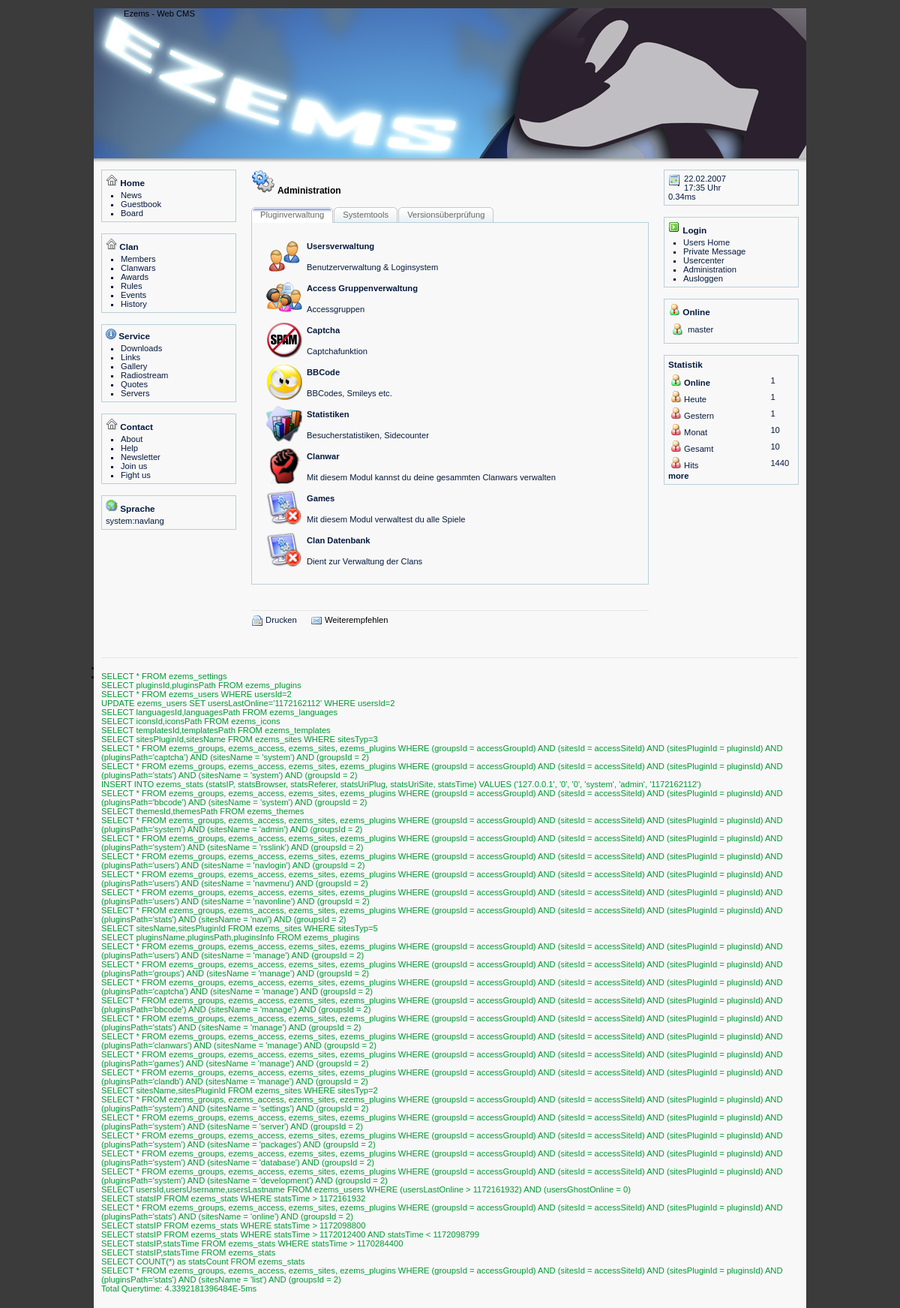
The page / (signed in) on the database its author committed.
### tables this page shows
CREATE TABLE ezems_plugins (
    pluginsId int(7) NOT NULL auto_increment,
    pluginsPath varchar(20) NOT NULL,
    pluginsName varchar(50) NOT NULL,
    pluginsAutor varchar(80) NOT NULL,
    pluginsWWW varchar(80) NOT NULL,
    pluginsInfo text NOT NULL,
    pluginsTime int(11) DEFAULT '0' NOT NULL,
    pluginsInstall longtext NOT NULL,
    pluginsReqPlugins varchar(255) NOT NULL,
    pluginsReqTables varchar(255) NOT NULL,
  PRIMARY KEY (pluginsId)
);

CREATE TABLE ezems_users (
    usersId int(7) NOT NULL auto_increment,
    usersUsername varchar(80),
    usersPassword varchar(80),
    usersThemeId int(7),
    usersTemplateId int(7),
    usersIconId int(7),
    usersLanguageId int(7),
    usersGroupId int(7),
    usersLastOnline int(11),
    usersGhostOnline int(1),
    usersFirstname varchar(80),
    usersLastname varchar(80),
    usersEmail varchar(80),
    usersTime int(11),
  PRIMARY KEY (usersId)
);

### system/subs/templates.php (called while the page is built, shortened)
<?php
 $ecFile = 'system/subs/templates.php';
$ecTemplatesData = dbSelect('templatesId,templatesPath',1,'templates');
while($templates = mysql_fetch_object($ecTemplatesData))
{
	$ecLocal['templatesList'][$templates->templatesId] = $templates->templatesPath;
}
$ecLocal['template'] = $ecLocal['templatesList'][$ecUser['templateId']];
function ecTemplate($plugin, $site, $part = 'default', $language = 0)
{
	global $ecSettings, $ecFile, $ecLocal, $ecUser;
	$language = empty($language) ? $site : $language;
	$ecLang = ecGetLang($plugin, $language);
	$templatePath = 'templates/' . $ecLocal['template'] . '/' . $plugin . '/' . $site . '.html';
	if (file_exists($templatePath))
	{
		$template = implode('',file($templatePath));
		$template = str_replace('{ecTableWidth}', $ecLocal['tableWidth'], $template);
		if ($part != 'default')
		{
			preg_match_all ("/\<\!\+" . $part . "\>(.*?)\<\!\-" . $part . "/Sis", $template , $tmpPart);
			if (isset($tmpPart[1][0]))
			{
				$template = $tmpPart[1][0];
			}
			else
			{
				$template = '';
				ecError($ecFile, 'Templateerror: Part "'.$part.'" not found');
			}
		}
		else
		{
			$template = preg_replace("/\{\!(.*?)\}/is", '', $template);
		}
		preg_match_all ("={(.)(.*?)}=si", $template , $tmpVars);
		$count = count($tmpVars[0]);
		$i = 0;
		while(!empty($count))
		{
			if ($tmpVars[1][$i] == '?')
			{
				if (isset($ecLang[$tmpVars[2][$i]]))
				{
					$template = str_replace($tmpVars[0][$i], $ecLang[$tmpVars[2][$i]], $template);
				}
				else
				{
					$template = str_replace($tmpVars[0][$i], 'not defined!', $template);
					ecError($ecFile,'Languagevar '.$tmpVars[0][$i].' isn`t defined');
				}
			}
			elseif ($tmpVars[1][$i] == '$')
			{
				if (isset($GLOBALS[$tmpVars[2][$i]]))
				{
					$template = str_replace($tmpVars[0][$i], $GLOBALS[$tmpVars[2][$i]], $template);
				}
				else
				{
					$template = str_replace($tmpVars[0][$i], '', $template);
				}
			}
			$i++;
			$count--;
		}
		preg_match_all ("={icon:(.*?)}=si", $template , $tmpVarsIcons);
		$count = count($tmpVarsIcons[0]);
		$i = 0;
		while(!empty($count))
		{
			$iconsdata = preg_split('=:=si',$tmpVarsIcons[1][$i]);
			if (file_exists('icons/'.$ecLocal['icons'].'/'.$iconsdata[0]))
			{
				$icon = 'icons/'.$ecLocal['icons'].'/'.$iconsdata[0].'/'.$iconsdata[1].'.png';
				$icon = file_exists($icon) ? $icon : 'icons/'.$ecLocal['icons'].'/'.$iconsdata[0].'/default.png';
			}
			else
			{
				$icon = '';
				$message = 'Iconfolder not found: icons/'.$ecLocal['icons'].'/'.$iconsdata[0].'/';
				ecError($ecFile,$message);
			}
			$template = str_replace($tmpVarsIcons[0][$i], $icon, $template);
			$i++;
			$count--;
		}
		return $template;
	}
	else
	{
		$templatePath = 'templates/' . $ecLocal['template'] . '/' . $plugin . '/' . $site;
		$message = 'Template (' . $templatePath . '.html) nicht vorhanden';
		$message2 = 'Template (' . $site . '.html) nicht vorhanden';
		ecError($ecFile,$message);
		return $message2;
	}
}
?>

### system/subs/errorhandler.php (called while the page is built, shortened)
<?php
$ecLocal['errors'] = array();
?>

### config.php (called while the page is built, shortened)
<?php
	$ecLocal['errorLog'] = 0;
	$ecLocal['cryptKey'] = 'sEcu21re';
?>

### system/subs/languages.php (called while the page is built, shortened)
<?php
$ecLanguagesData = dbSelect('languagesId,languagesPath',1,'languages');
while($languages = mysql_fetch_object($ecLanguagesData))
{
	$ecLocal['languagesList'][$languages->languagesId] = $languages->languagesPath;
}
$ecLocal['language'] = $ecLocal['languagesList'][$ecUser['languageId']];
include('languages/'.$ecLocal['language'].'/global.php');
?>

### languages/german_de/global.php (called while the page is built, shortened)
<?php
$ecGobalLang['sunday'] = 'Sonntag';
$ecGobalLang['monday'] = 'Montag';
$ecGobalLang['tuesday'] = 'Dienstag';
$ecGobalLang['wednesday'] = 'Mittwoch';
$ecGobalLang['thursday'] = 'Donnerstag';
$ecGobalLang['friday'] = 'Freitag';
$ecGobalLang['saturday'] = 'Samstag';
$ecGobalLang['january'] = 'Januar';
$ecGobalLang['february'] = 'Februar';
$ecGobalLang['march'] = 'März';
$ecGobalLang['april'] = 'April';
$ecGobalLang['may'] = 'Mai';
$ecGobalLang['june'] = 'Juni';
$ecGobalLang['juli'] = 'Juli';
$ecGobalLang['august'] = 'August';
$ecGobalLang['september'] = 'September';
$ecGobalLang['october'] = 'Oktober';
$ecGobalLang['november'] = 'November';
$ecGobalLang['december'] = 'Dezember';
$ecGobalLang['charset']  = 'ISO-8859-15';
$ecGobalLang['datetyp']  = 'd.m.Y';
$ecGobalLang['timetyp']  = 'H:i';
$ecGobalLang['the'] = 'der';
$ecGobalLang['th'] = '.';
$ecGobalLang['oclock'] = 'Uhr';
$ecGobalLang['first'] = 'erste';
$ecGobalLang['back'] = 'vorherige';
$ecGobalLang['last'] = 'letzte';
$ecGobalLang['next'] = 'nächste';
$ecGobalLang['orderby'] = 'Geordnet nach';
$ecGobalLang['descending'] = 'Absteigend';
$ecGobalLang['ascending'] = 'Aufsteigend';
$ecGobalLang['referer1']	= 'Automatische Weiterleitung in';
$ecGobalLang['referer2']	= 'Sekunden <br /> Direkt:';
$ecGobalLang['next']		= 'weiter';
$ecGobalLang['test4']		= 'Test4';
?>

### system/subs/date.php (called while the page is built, shortened)
<?php
function ecDate($date, $typ = 1)
{
	global $tmpMonths, $tmpDays, $ecGobalLang, $ecLocal;
	if ($typ == 1)
	{
		$back = date($ecGobalLang['timetyp'], $date);
		$back .= ' ';
		$back .= $ecGobalLang['oclock'];
		return $back;
	}
	elseif ($typ == 2)
	{
		return date($ecGobalLang['datetyp'], $date);
	}
}
$ecLocal['date'] = ecDate($ecLocal['timestamp'], 2);
$ecLocal['time'] = ecDate($ecLocal['timestamp'], 1);
?>

### system/subs/icons.php (called while the page is built, shortened)
<?php
$ecIconsData = dbSelect('iconsId,iconsPath',1,'icons');
while($icons = mysql_fetch_object($ecIconsData))
{
	$ecLocal['iconsList'][$icons->iconsId] = $icons->iconsPath;
}
?>

### system/subs/tools.php (called while the page is built, shortened)
<?php
function ecCreateHtmlComment($comment)
{
	$html = '<!-- ';
	$html .= $comment;
	$html .= ' -->';
	return $html;
}
?>

### plugins/system/admin.php (the view, shortened to what this page needs)
<?php
echo ecTemplate('system', 'admin', 'siteHead');
echo ecTemplate('system', 'admin', 'pluginsHead');
$ecPluginsData = dbSelect('pluginsName,pluginsPath,pluginsInfo',1,'plugins');
while($plugins = mysql_fetch_object($ecPluginsData))
{
	if (file_exists('plugins/'.$plugins->pluginsPath.'/manage.php') && ecGetAccessLevel($plugins->pluginsPath, 'manage'))
	{
		echo ecTemplate('system', 'admin', 'pluginsData');
	}
}
echo ecTemplate('system', 'admin', 'pluginsFoot');
echo ecTemplate('system', 'admin', 'versionCheck');
?>

### plugins/users/navmenu.php (shortened to what this page needs)
<?php
echo ecTemplate('users', 'navmenu', 'links');
echo ecTemplate('users', 'navmenu', 'admin');
echo ecTemplate('users', 'navmenu', 'logout');
?>

### plugins/users/navonline.php (shortened to what this page needs)
<?php
echo ecTemplate('users', 'navonline', 'onlineHead');
$onlineTime = $ecLocal['timestamp'] - 180;
$ecOnlineData = dbSelect('usersId,usersUsername,usersLastname',1,'users',"(usersLastOnline > $onlineTime) AND (usersGhostOnline = 0)");
while($users = mysql_fetch_object($ecOnlineData))
{
	echo ecTemplate('users', 'navonline', 'onlineData');
}
echo ecTemplate('users', 'navonline', 'onlineFoot');
?>

### plugins/stats/navi.php (shortened to what this page needs)
<?php
	echo ecTemplate('stats', 'navi', 'siteHead');
	if (!empty($ecSettings['stats']['online']))
	{
		if (ecGetAccessLevel('stats','online')) echo ecTemplate('stats', 'navi', 'statsOnlineLink');
			else echo ecTemplate('stats', 'navi', 'statsOnline');
	}
	if (!empty($ecSettings['stats']['yesterday']))
	{
		echo ecTemplate('stats', 'navi', 'statsToday');
	}
	if (!empty($ecSettings['stats']['yesterday']))
	{
		echo ecTemplate('stats', 'navi', 'statsYesterday');
	}
	if (!empty($ecSettings['stats']['month']))
	{
		echo ecTemplate('stats', 'navi', 'statsMonth');
	}
	if (!empty($ecSettings['stats']['all']))
	{
		echo ecTemplate('stats', 'navi', 'statsAll');
	}
	if (!empty($ecSettings['stats']['hits']))
	{
		echo ecTemplate('stats', 'navi', 'statsHits');
	}
	echo ecTemplate('stats', 'navi', 'siteFoot');
	if (ecGetAccessLevel('stats','list')) echo ecTemplate('stats', 'navi', 'statsMore');
?>

### index.php (shortened to what this page needs)
<?php
$ecLocal['scriptPath'] = ereg_replace("\\\\","/",__FILE__);
$ecLocal['scriptPath'] = dirname($ecLocal['scriptPath']);
$ecLocal['scriptPath'] = trim($ecLocal['scriptPath']);
require_once('system/subs/errorhandler.php');
	require_once('config.php');
	require_once('system/core/access.php');
	require_once('system/subs/languages.php');
	require_once('system/subs/date.php');
	require_once('system/subs/tools.php');
	require_once('system/subs/icons.php');
	require_once('system/subs/templates.php');
	require_once('system/core/themes.php');
	echo $html;
?>

### templates/default/style.css (style rules this page uses)
div.head { margin-bottom: 15px; font-size: 12px; font-weight: bold; vertical-align: middle; width: 100%; }
table.table { width: 100%; }
div.clickTabBox ul.clickTabNav { margin: 0px; padding: 0px; list-style: none; background: url(images/tabs/tab-border.gif) bottom repeat-x; height: 21px; }
div.clickTabBox ul.clickTabNav li { display: block; float: left; text-align:center; margin-right: 1px; }
div.clickTabBox ul.clickTabNav li a { display: block; float: left; line-height: 21px; text-decoration: none; padding: 0px 12px; color: #666666; font-weight: normal; cursor: pointer; }
div.clickTabBox div.clickTab { clear: both; color: #061a3d; margin-bottom: 15px; }

### themes/water/style.css (style rules this page uses)
body { background: #3b3b3b; color: #000000; margin: 0; padding: 0; font: 70% Verdana, Arial, Tahoma, Helvetica, sans-serif; }
ul, li, h1, h2, p { margin: 0; padding: 0; }
h2 { font-size: 105%; margin-bottom: 4px; }
p { margin-bottom: 10px; line-height: 130%; }
a { text-decoration: none; color: #061a3d; }
img { border: 0; }
hr { background:#e5e5e5; color:#e5e5e5; border: #e5e5e5; height: 1px; }
td { padding: 2px; }
#main { width: 950px; margin: 0 auto; background: #f8f8f8; }
#logo { background: #000 url(images/logo.jpg) no-repeat; height: 200px; }
#line { background: url(images/line.jpg); height: 5px; font-size: 5px; }
#left { float: left; width: 200px; }
#middle { float: left; width: 550px; }
#right { float: left; width: 200px; }
#rightin, #middlein, #leftin { padding: 10px; }
#rightin div { background: #f8f8f8; color: #061a3d; border: 1px solid #b9cfd8; padding: 5px; margin-bottom: 15px; }
#rightin div ul { list-style: square; }
#rightin div li { margin-left: 20px; }
#leftin div { background: #f8f8f8; color: #061a3d; border: 1px solid #b9cfd8; padding: 5px; margin-bottom: 15px; }
#leftin div ul { list-style: square; }
#leftin div li { margin-left: 20px; }
#foot { clear: both; padding: 3px 10px 20px 10px; }
#sql { clear: both; padding: 3px 10px 20px 10px; }
#foot img { vertical-align: middle; }
#foot li { display: inline; padding-right: 15px; }
#middlein ul li { list-style: square }

### rows shown on the page
ezems_plugins: ecTemplate "Usersverwaltung Benutzerverwaltung & Loginsystem"
ezems_plugins: ecTemplate "Access Gruppenverwaltung Accessgruppen"
ezems_plugins: ecTemplate "Captcha Captchafunktion"
ezems_plugins: ecTemplate "BBCode BBCodes, Smileys etc."
ezems_plugins: ecTemplate "Statistiken Besucherstatistiken, Sidecounter"
ezems_plugins: ecTemplate "Clanwar Mit diesem Modul kannst du deine gesammten Clanwars verwalten"
ezems_plugins: ecTemplate "Games Mit diesem Modul verwaltest du alle Spiele"
ezems_plugins: ecTemplate "Clan Datenbank Dient zur Verwaltung der Clans"

### other values the page prints
ecTemplate('system', 'admin', 'siteHead') "Administration Pluginverwaltung Systemtools Versionsüberprüfung"
ecTemplate('users', 'navmenu', 'links') "Users Home Private Message Usercenter"
ecTemplate('users', 'navmenu', 'admin') "Administration"
ecTemplate('users', 'navmenu', 'logout') "Ausloggen"
ecTemplate('stats', 'navi', 'statsOnlineLink') "Online 1"
ecTemplate('stats', 'navi', 'statsToday') "Heute 1"
ecTemplate('stats', 'navi', 'statsYesterday') "Gestern 1"
ecTemplate('stats', 'navi', 'statsMonth') "Monat 10"
ecTemplate('stats', 'navi', 'statsAll') "Gesamt 10"
ecTemplate('stats', 'navi', 'statsHits') "Hits 1440"
ecTemplate('stats', 'navi', 'statsMore') "more"
